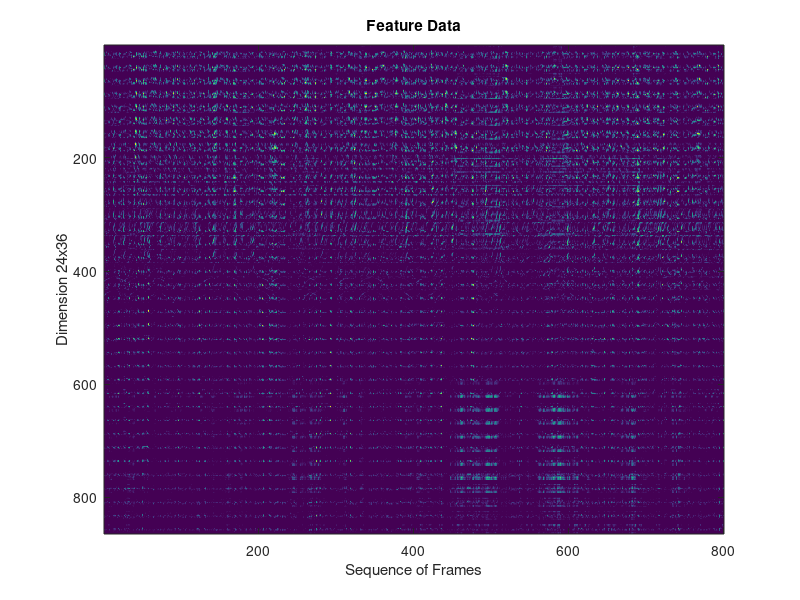

The MATLAB source for this figure: (Note: this script raises an error after producing the figure.)

clear;
close all;

%% load MIT traffic dataset
load('mit_surveillance_processed_data.mat');
Nrows = 24;Ncols = 36; winSize = 1;

% N: number of data point
% D: feature size
[N,D]=size(data);
X=data';

% plot the feature matrix
figure;imagesc(X);
xlabel('Sequence of Frames');
ylabel('Dimension 24x36');
title('Feature Data');

%% perform nonnegative matrix factorization
% In the paper, we use Bayesian Nonparametric Factor Analysis which
% identifies K=40 hidden patterns from the data. However the posterior
% inference is slow. Thus, here we use the built-in function nnmf from
% Matlab for optimizing speed.

KK=40; % number of pattern
% X = W * H
% X [ D x N], W [ D x K ], H[ K x N];
[WW,HH] = nnmf(X,KK);

% compute sum each row of hh
sum_HH = sum(HH,2);

% ranking the patterns from the most common to rare (abnormal)
[sum_HH_sorted,sortedInd] = sort(sum_HH,'descend');

WW_sorted = WW(:,sortedInd);
HH_mat_sorted =  HH(sortedInd,:);

%% finding abnormal patterns from the data
% plot top 3 common patterns
for ii=1:3
    Img_In=reshape( WW_sorted(:,ii),[24 36]);
    Img_Out=Overlay_MIT_Background(Img_In);
    figure;    imshow(Img_Out);
    strTitle=sprintf('Common (Not Abnormal) Pattern %d',ii);
    title(strTitle);
end

% plot top 3 abnormal patterns
TopKAbnormal=3;
for kk=(KK-TopKAbnormal+1):KK
    Img_In=reshape( WW_sorted(:,kk),[24 36]);
    Img_Out=Overlay_MIT_Background(Img_In);
    figure;    imshow(Img_Out);
    strTitle=sprintf('Abnormal Pattern %d',40-kk+1);
    title(strTitle);
end

%% finding abnormal data points
sum_HH_abnormal=sum(HH_mat_sorted(KK-TopKAbnormal+1:KK,:));
[sum_HH_abnormal_sorted idxSorted]=sort(sum_HH_abnormal,'descend');

% select top 0.05% data points as abnormal
selectTop1Percent=ceil(0.05*N);
fprintf('Number of abnormal points is %d at index:\n',selectTop1Percent);
disp(idxSorted(1:selectTop1Percent));
